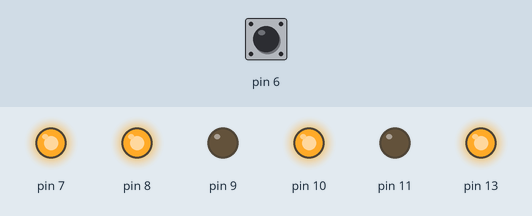
Recording of a sketch running on a simulated Arduino Uno, built with avr-gcc and run on an emulated ATmega328P. Shown: output pins drawn as LEDs (lit = HIGH). Inputs (shaded band) come from the test bench; at power-on: pin 6 HIGH. What the sketch prints to the serial monitor is not drawn.

Above: at 0.1 s.
Timing chart, 0 to 1.6 s (numbered marks = the images above):
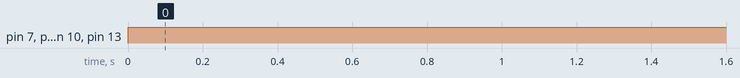

Measured:
- by itself, pin 7, pin 8, pin 10, pin 13: LOW → HIGH at 0.00 s

The sketch:

motor_check.ino
```cpp
void forward();
void backward();
void ektu_right();
void vloi_right();
void purai_right();
void power_right();
void ektu_left();
void vloi_left();
void purai_left();
void power_left();
void sread();
void Stop();


void setup()
{
  pinMode(13, OUTPUT);
  pinMode(7, OUTPUT);
  pinMode(11, OUTPUT);
  pinMode(10, OUTPUT);
  pinMode(9, OUTPUT);
  pinMode(8, OUTPUT);

  Serial.begin(9600);
  while(digitalRead (6)==LOW)
  {
  Serial.println("hi");
  }
}
void loop()

{
  forward();

}

void forward()
{
  digitalWrite(7, HIGH);
  digitalWrite(11, LOW);

  analogWrite(13, 210);
  digitalWrite(10, HIGH);
  digitalWrite(9, LOW);

  analogWrite(8, 210);
  Serial.print("f");
}
void backward()
{
  digitalWrite(7, LOW);
  digitalWrite(11, HIGH);

  analogWrite(13, 150);
  digitalWrite(10, LOW);
  digitalWrite(9, HIGH);

  analogWrite(8, 150);
  Serial.print("back");
}

void ektu_right()
{
  digitalWrite(7, HIGH);
  digitalWrite(11, LOW);

  analogWrite(13, 150);
  digitalWrite(10, LOW);
  digitalWrite(9, HIGH);

  analogWrite(8, 130);
  Serial.print("er");
}
void power_right()
{
  digitalWrite(7, HIGH);
  digitalWrite(11, LOW);

  analogWrite(13, 170);
  digitalWrite(10, LOW);
  digitalWrite(9, HIGH);

  analogWrite(8, 180);
  //Serial.print("pr");
}
void power_left()
{
  digitalWrite(7, LOW);
  digitalWrite(11, HIGH);

  analogWrite(13, 180);
  digitalWrite(10, HIGH);
  digitalWrite(9, LOW);

  analogWrite(8, 170);
  //Serial.print("pl");
}
void ektu_left()
{
  digitalWrite(7, LOW);
  digitalWrite(11, HIGH);

  analogWrite(13, 130);
  digitalWrite(10, HIGH);
  digitalWrite(9, LOW);

  analogWrite(8, 150);
  Serial.print("el");
}
```
